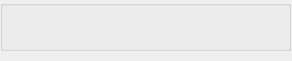
<?xml version="1.0" encoding="UTF-8"?>
<ui version="4.0">
 <class>ScrollWidget</class>
 <widget class="QWidget" name="ScrollWidget">
  <property name="geometry">
   <rect>
    <x>0</x>
    <y>0</y>
    <width>292</width>
    <height>61</height>
   </rect>
  </property>
  <property name="windowTitle">
   <string>Form</string>
  </property>
  <widget class="QGroupBox" name="verticalGroupBox">
   <property name="geometry">
    <rect>
     <x>0</x>
     <y>0</y>
     <width>291</width>
     <height>51</height>
    </rect>
   </property>
   <property name="flat">
    <bool>true</bool>
   </property>
   <layout class="QVBoxLayout" name="verticalLayout"/>
  </widget>
 </widget>
 <resources/>
 <connections/>
</ui>
